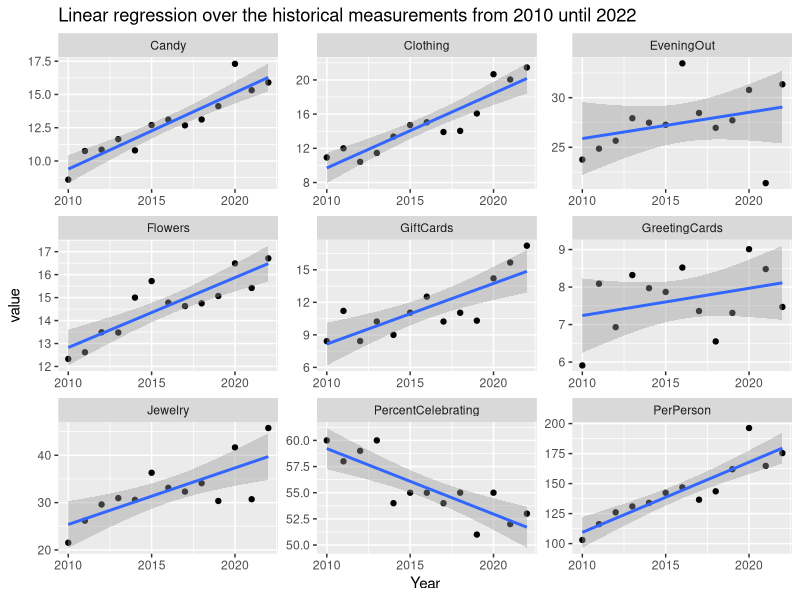
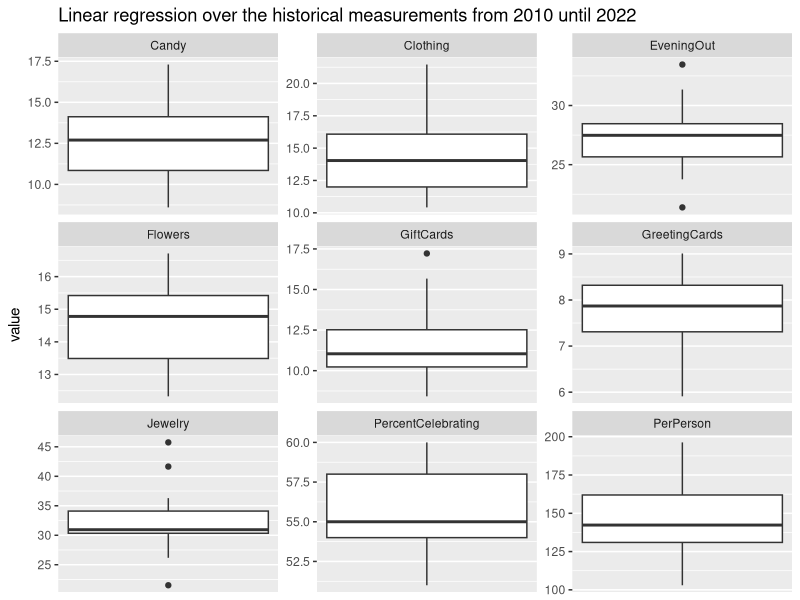

Write the R code that produced these figures, in order.
## ---- chunk 1
knitr::opts_chunk$set(echo = TRUE)
library(ggplot2)
library(magrittr)
library(tidyverse)
## ---- chunk 2
hd = readr::read_csv("historical_spending.csv", col_names = TRUE)
## ---- chunk 3
hd %>% summary()
## ---- chunk 4
hd %>%
  pivot_longer(PercentCelebrating:GiftCards, names_to = 'param', values_to = 'value') %>%
  ggplot() +
  aes(x = Year) +
  aes(y = value) +
  geom_point() +
  stat_smooth(method='lm') +
  scale_x_continuous(breaks = c(2010, 2015, 2020)) +
  facet_wrap(~param, scales='free') +
  labs(title = "Linear regression over the historical measurements from 2010 until 2022")
## ---- chunk 5
hd %>%
  pivot_longer(PercentCelebrating:GiftCards, names_to = 'param', values_to = 'value') %>%
  ggplot() +
  aes(y = value) +
  geom_boxplot() +
  facet_wrap(~param, scales='free') +
  scale_x_continuous(breaks = c()) +
  labs(title = "Linear regression over the historical measurements from 2010 until 2022")
## ---- chunk 6
t.test(hd$GiftCards, hd$GreetingCards)
